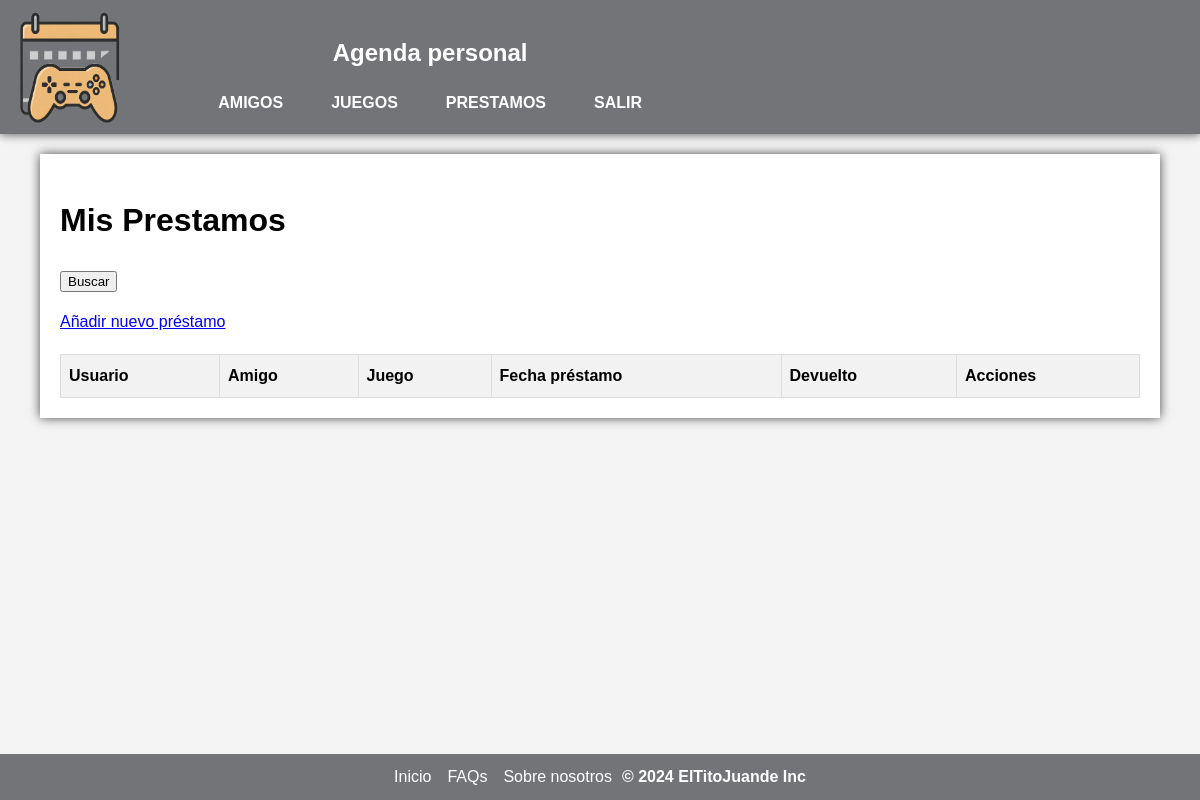
Page /Controlador/index.php?action=listarPrestamos (signed in) on the earlier database version.
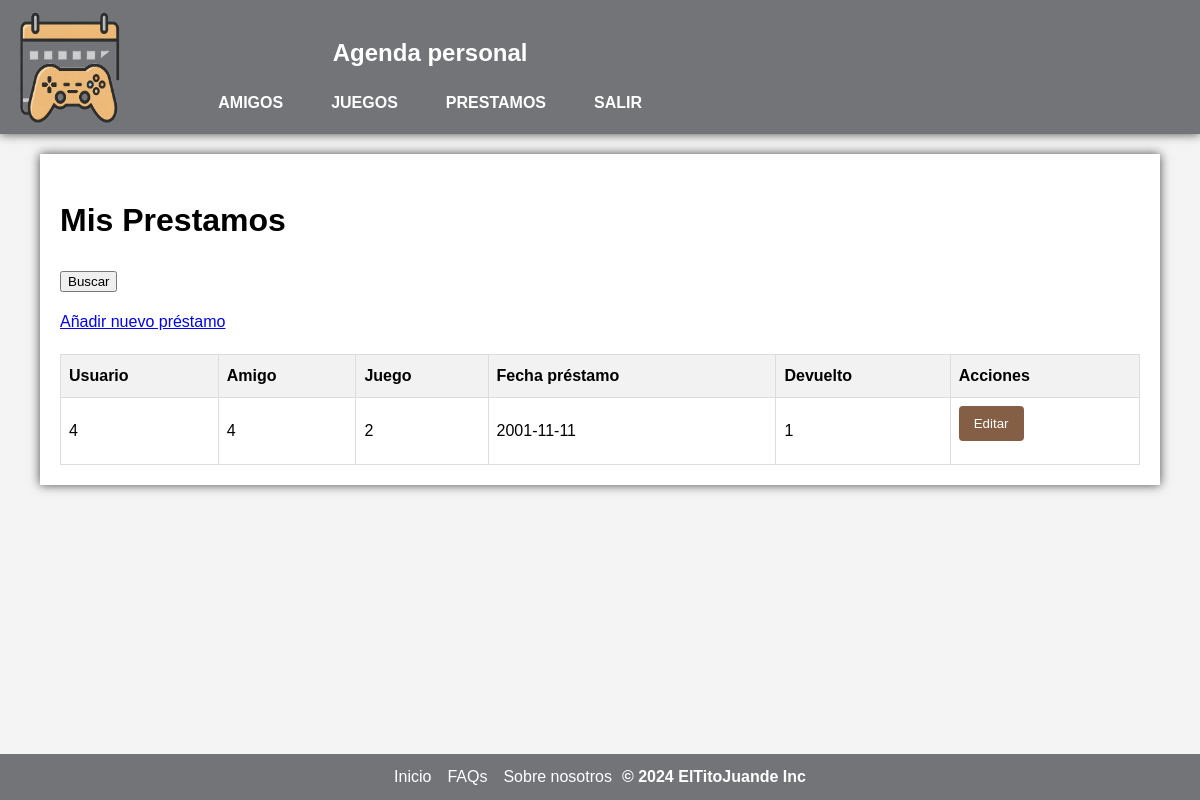
Same page on the later database version.
### tables this page shows
CREATE TABLE `prestamos` (
  `id` bigint(20) UNSIGNED NOT NULL,
  `usuario` bigint(20) UNSIGNED NOT NULL,
  `amigo` bigint(20) UNSIGNED NOT NULL,
  `juego` bigint(20) UNSIGNED NOT NULL,
  `fecha_prestamo` date NOT NULL,
  `devuelto` tinyint(1) NOT NULL
);

### Modelo/Prestamo.php (called while the page is built, shortened)
<?php
require_once('../Modelo/class.db.php');
class Prestamo {
    private $conn;
    public function __construct() {
        $this->conn=new db();
    }
    public function listaPrestamos($usuario_id) {
        $setencia = "SELECT * from prestamos WHERE usuario = ?";
        $stmt = $this->conn->getConn()->prepare($setencia);
        $stmt->bind_param("i", $usuario_id);
        $stmt->bind_result($id, $usuario, $amigo, $juego, $fecha_prestamo, $devuelto);
        $prestamos = array();
        $stmt->execute();
        while($stmt->fetch()){
            $prestamos[]=array("id" => $id, "usuario" => $usuario, "amigo" => $amigo, "juego" => $juego, "fecha_prestamo" => $fecha_prestamo, "devuelto" => $devuelto);
        }
        return $prestamos;
    }
}
?>

### Modelo/class.db.php (called while the page is built, shortened)
<?php
    class db{
        private $conn;
        public function __construct(){
            $this->conn = new mysqli("Localhost", USU_CONN, PSW_CONN, "agenda_final");
        }
        public function getConn() {
            return $this->conn;
        }
    }
?>

### Vista/listaPrestamos.php (the view, shortened to what this page needs)
<main>
    <!DOCTYPE html>
    <html lang="es">
    <head>
        <link rel="stylesheet" href="../css/style.css">
    </head>
    <body>
        <div class="container">
            <h1>Mis Prestamos</h1>
            <form action="index.php?action=redirigirBuscarPrestamo" method="post">
                <button type="submit">Buscar</button>
            </form>
                <a href="../Controlador/index.php?action=redirigirNuevoPrestamo">Añadir nuevo préstamo</a>
            <table>
                <thead>
                    <tr>
                        <th>Usuario</th>
                        <th>Amigo</th>
                        <th>Juego</th>
                        <th>Fecha préstamo</th>
                        <th>Devuelto</th>
                        <th>Acciones</th>
                    </tr>
                </thead>
                <tbody>
                    <?php foreach($prestamos as $prestamo): ?>
                    <tr>
                        <td><?= $prestamo["usuario"] ?></td>
                        <td><?= $prestamo["amigo"] ?></td>
                        <td><?= $prestamo["juego"] ?></td>
                        <td><?= $prestamo["fecha_prestamo"] ?></td>
                        <td><?= $prestamo["devuelto"] ?></td>
                        <td>
                        <form action="index.php?action=editarPrestamos" method="post">
                            <input type="submit" class="btn" value="Editar">
                        </form>
                        </td>
                    </tr>
                    <?php endforeach; ?>
                </tbody>
            </table>
        </div>
    </body>
    </html>
</main>

Differences in the rows shown:
added prestamos: usuario "4", amigo "4", juego "2", fecha_prestamo "2001-11-11", devuelto "1"
